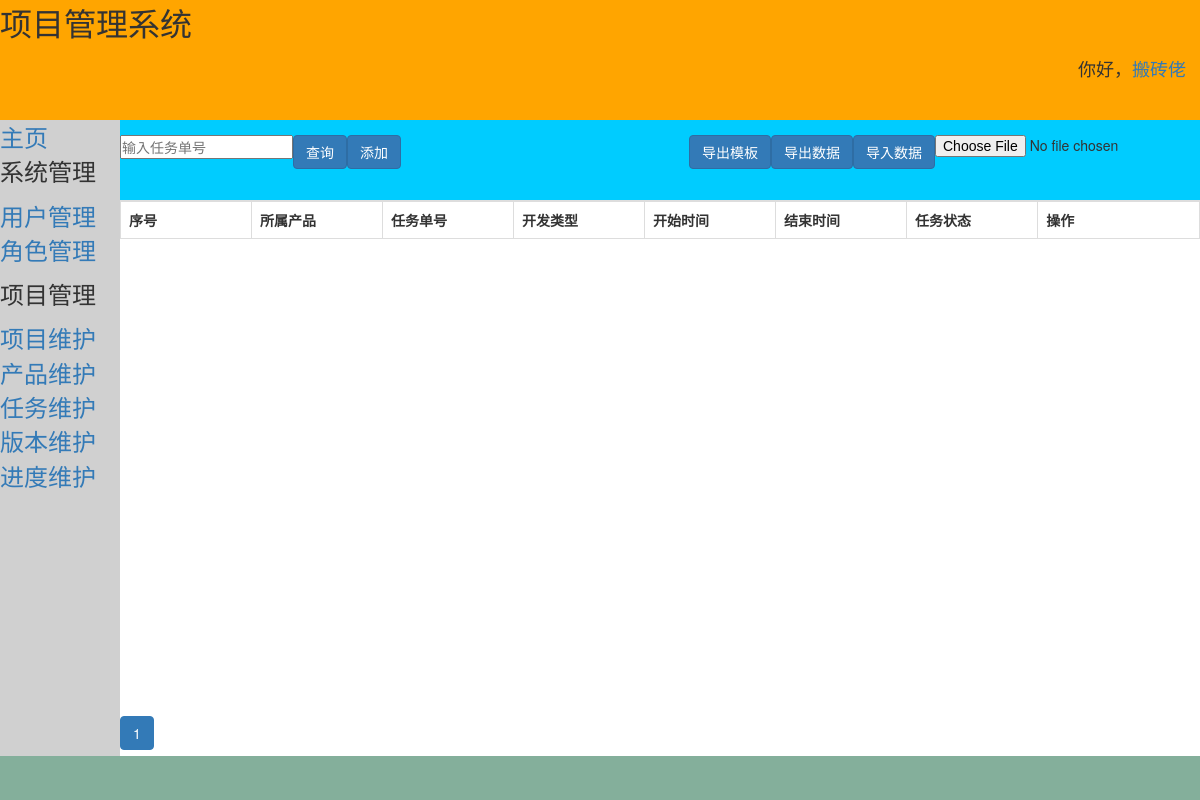
Before: /project/task/ (signed in) with the older database file.
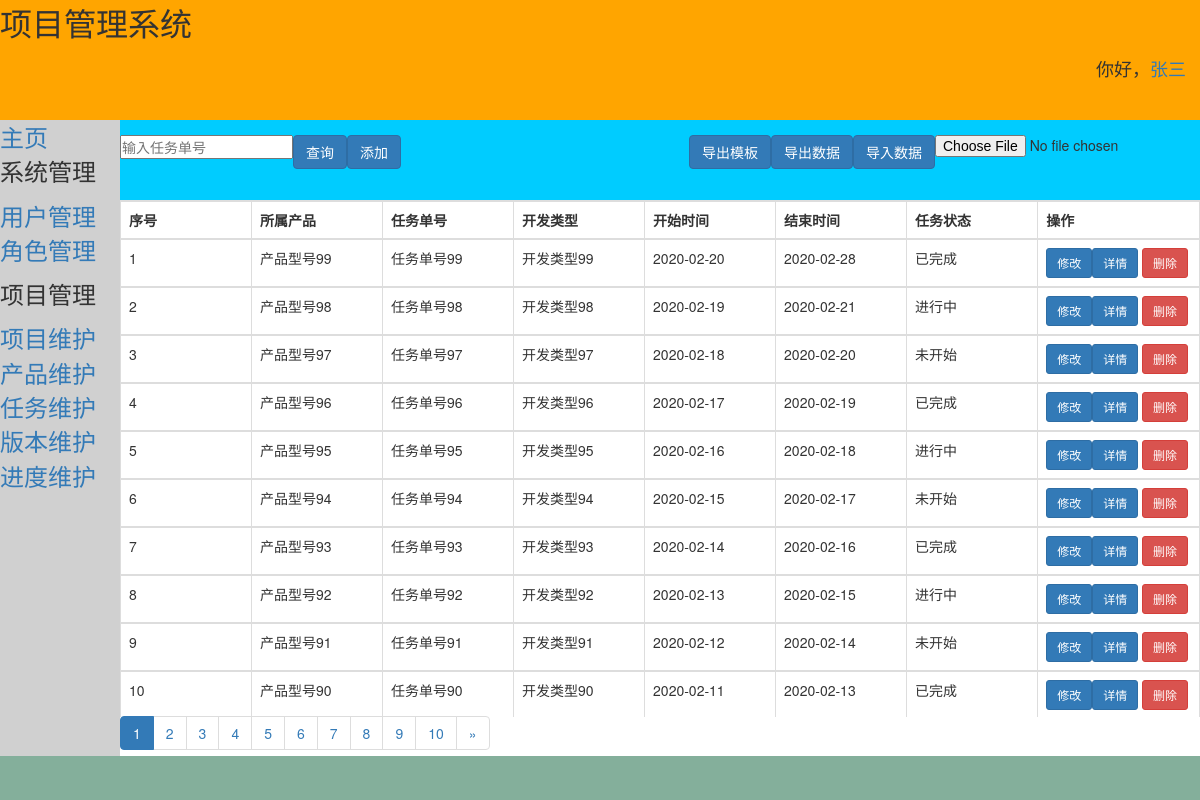
After: the same page with the newer database file.
### login/models.py (models this page shows)
class User(AbstractUser):
    area = models.CharField(max_length=20, verbose_name='地区')
    class Meta:
        verbose_name = '用户'
        verbose_name_plural = '用户'
        ordering = ['id']

### project/models.py (models this page shows)
class Task(models.Model):
    status_choice = (
        ('no', '未开始'),
        ('doing', '进行中'),
        ('done', '已完成'),
    )
    products = models.ForeignKey(
        Product,
        to_field='product_model',
        on_delete=models.CASCADE,
        related_name='to_task',
        verbose_name='所属产品',)
    task_num = models.CharField(max_length=20, unique=True, primary_key=True, verbose_name='任务单号')
    dev_type = models.CharField(max_length=20, verbose_name='开发类型')
    start_time = models.DateField(blank=True, null=True, verbose_name='开始时间')
    end_time = models.DateField(blank=True, null=True, verbose_name='结束时间')
    task_status = models.CharField(max_length=10, choices=status_choice, verbose_name='任务状态')
    create_time = models.DateTimeField(auto_now_add=timezone.now, verbose_name='创建时间')
    class Meta:
        ordering = ['-task_num']
        verbose_name = '任务'
        verbose_name_plural = '任务'

class Product(models.Model):
    projects = models.ForeignKey(
        Project,
        to_field='project_num',
        on_delete=models.CASCADE,
        related_name='to_product',
        verbose_name='所属项目', )
    product_model = models.CharField(max_length=30, unique=True, primary_key=True, verbose_name='产品型号')
    product_name = models.CharField(max_length=30, verbose_name='产品名称')
    product_type = models.CharField(max_length=20, verbose_name='产品类型')
    create_time = models.DateTimeField(auto_now_add=timezone.now, verbose_name='创建时间')
    class Meta:
        verbose_name = '产品'
        verbose_name_plural = '产品'
        ordering = ['-create_time']

### project/views.py (the view)
# urls.py: path('task/', views.task, name='task'),
@login_required
def task(request):
    del_id = request.GET.get('del_id', '')
    page = request.GET.get('page', 1)
    search_data = request.GET.get('search', '')
    detail = request.GET.get('detail', '')
    if del_id:     # 删除数据
        Task.objects.get(task_num=del_id).delete()
        red_path = '?page='+str(page)
        return HttpResponseRedirect(reverse('project:task')+red_path)
    if search_data:   # 模糊查询
        task_list = Task.objects.filter(task_num__contains=search_data)
    elif detail:
        task_list = Task.objects.filter(task_num=detail)
    else:
        task_list = Task.objects.all()    # 查询全部数据
    count_page =10    # 按每页count_page条数据分页
    paginator = Paginator(task_list, count_page)
    start = (int(page)-1)*count_page
    try:
        task_data = paginator.page(page)
    except PageNotAnInteger:
        task_data = paginator.page(1)
    except EmptyPage:
        task_data = paginator.page(paginator.num_pages)
    context = {
        'task_data': task_data,
        'start': start,
        'search_data': search_data,
        'username': request.user.first_name,
    }
    return render(request, 'project/task.html', context)

### project/templates/project/task.html (shortened to what this page needs)
{% extends 'login/base.html' %}
    {% block rightup %}
    <form action="{% url 'project:task_import' %}" method="post" enctype="multipart/form-data" role="form">
        <div class="form-group">
        <input type="file" name="task_file" required style="display:inline-block;float: right;">
        <button type="submit" class="btn btn-primary" style="display:inline-block;float: right;">导入数据</button>
        </div>
    </form>
    <form action="" method="get" role="form">
        <div class="form-group">
        <input type="text" name="search" required style="display:inline-block;float:left;" placeholder="输入任务单号">
        <button type="submit" class="btn btn-primary" style="display:inline-block;float:left;">查询</button>
        </div>
    </form>
    <a href="{% url 'project:task_download' 1 %}">
        <button class="btn btn-primary" type="button" style="display:inline-block;float: right;">导出数据</button>
    </a>
    <a href="{% url 'project:task_download' 2 %}">
        <button class="btn btn-primary" type="button" style="display:inline-block;float: right;">导出模板</button>
    </a>
    <button class="btn btn-primary" data-toggle="modal" data-target="#add" style="display:inline-block;float: left;">添加</button>
    {% endblock rightup %}
    {% block right %}
    <table class="table table-hover table-bordered">
         <TR>
             <th>序号</th>
            <th>所属产品</th>
            <th>任务单号</th>
            <th>开发类型</th>
            <th>开始时间</th>
            <th>结束时间</th>
            <th>任务状态</th>
            <th width="15%">操作</th>
        </TR>
        {% for task in task_data %}
            <TR>
                <td>{{forloop.counter|add:start}}</td>
                <td>{{task.products.product_model}}</td>
                <td>{{task.task_num}}</td>
                <td>{{task.dev_type}}</td>
                <td>{{task.start_time|date:"Y-m-d"}}</td>
                <td>{{task.end_time|date:"Y-m-d"}}</td>
                <td>{{task.task_status}}</td>
                <td width="15%">
                    <button class="btn btn-primary btn-sm">
                        <a href="/project/vision?detail={{task.task_num}}" style="color:white;">详情</a>
                    </button>
                    <button class="btn btn-danger btn-sm" data-toggle="modal" data-target="#my{{task.task_num}}">删除</button>
                    <button class="btn btn-primary btn-sm" data-toggle="modal" data-target="#{{task.task_num}}" style="display:inline-block;float: left;">修改</button>
                </td>
            </TR>
        {% endfor%}
    </table>
    {% endblock right %}
 {% block rightdown %}
    <nav aria-label="Page navigation">
        <ul class="pagination">
            {% for pg in task_data.paginator.page_range %}
                {% if task_data.number == pg %}
                    <li class="active">
                        <a href="?search={{search_data}}&page={{pg}}">{{pg}}</a>
                    </li>
                {% else %}
                    <li>
                        <a href="?search={{search_data}}&page={{pg}}">{{pg}}</a>
                    </li>
                {% endif %}
            {% endfor %}
            {% if task_data.has_next %}
                <li>
                    <a href="?page={{task_data.next_page_number}}&search={{search_data}}" aria-label="Next">
                        <span aria-hidden="true">&raquo;</span>
                    </a>
                </li>
            {% endif %}
        </ul>
    </nav>
{% endblock rightdown %}

### login/templates/login/base.html (shortened to what this page needs)
<!DOCTYPE html>
{% load static %}
<html lang="en">
<head>
    <link rel="stylesheet" href="{% static 'bootstrap-3.3.7-dist/css/bootstrap.min.css' %}">
</head>
<body>
        <div class="top">
            <p><font size="6">项目管理系统</font></p>
            <p align="right"><font size="4">你好，<a href="#">{{username}}</a></font>&emsp;</p>
        </div>
		<div class="left">
            <font size="5">
                <a href="{% url 'login:homepage' %}" >主页</a>
                <p>系统管理</p>
                <ul>
                    <li><a href="{% url 'system:user' %}">用户管理</a></li>
                    <li><a href="{% url 'system:role' %}">角色管理</a></li>
                </ul>
            <p>项目管理</p>
                <ul>
                    <li><a href="{% url 'project:project' %}">项目维护</a></li>
                    <li><a href="{% url 'project:product' %}">产品维护</a></li>
                    <li><a href="{% url 'project:task' %}">任务维护</a></li>
                    <li><a href="{% url 'project:vision' %}">版本维护</a></li>
                    <li><a href="{% url 'project:progress' %}">进度维护</a></li>
                </ul>
            </font>
        </div>
		<div class="rightup">
            <div class="inner">
                {% block rightup %}
                {% endblock rightup %}
            </div>
        </div>
		<div class="right">
            <div class="inner">
                {% block right %}
                {% endblock right %}
            </div>
        </div>
        <div class="rightdown">
            <div class="inner">
                {% block rightdown %}
                {% endblock rightdown %}
            </div>
        </div>
		<div class="bottom"></div>
</body>
</html>

### login/templates/login/base.html (style rules this page uses)
.top { height:15%; position:absolute; top:0%; left:0%; right:0%; background-color:orange; }
.left { position:absolute; top:15%; left:0%; bottom:5%; width:10%; background-color:#D0D0D0; }
.rightup { position:absolute; top:15%; left:10%; right:0%; height:10%; background-color:#00CCFF; }
.right { position:absolute; top:25%; left:10%; right:0%; height:64.5%; background-color:white; }
.rightdown { position:absolute; height:0%; left:10%; right:0%; bottom:13%; background-color:white; }
.bottom { position:absolute; left:0%; right:0%; bottom:0%; height:5.5%; background-color:#84AF9B; }
.inner { min-height:20px; }
* { margin: 0; padding: 0; }
table { border-spacing: 0; border-collapse: collapse; }
table thead, tbody tr { display: table; width: 100%; table-layout: fixed; }

Changed rows visible on the page:
changed User: first_name "搬砖佬" → "张三"
added Task: products.product_model "产品型号99", task_num "任务单号99", dev_type "开发类型99", start_time "2020-02-20", end_time "2020-02-28", task_status "已完成"
added Task: products.product_model "产品型号98", task_num "任务单号98", dev_type "开发类型98", start_time "2020-02-19", end_time "2020-02-21", task_status "进行中"
added Task: products.product_model "产品型号97", task_num "任务单号97", dev_type "开发类型97", start_time "2020-02-18", end_time "2020-02-20", task_status "未开始"
added Task: products.product_model "产品型号96", task_num "任务单号96", dev_type "开发类型96", start_time "2020-02-17", end_time "2020-02-19", task_status "已完成"
added Task: products.product_model "产品型号95", task_num "任务单号95", dev_type "开发类型95", start_time "2020-02-16", end_time "2020-02-18", task_status "进行中"
added Task: products.product_model "产品型号94", task_num "任务单号94", dev_type "开发类型94", start_time "2020-02-15", end_time "2020-02-17", task_status "未开始"
added Task: products.product_model "产品型号93", task_num "任务单号93", dev_type "开发类型93", start_time "2020-02-14", end_time "2020-02-16", task_status "已完成"
added Task: products.product_model "产品型号92", task_num "任务单号92", dev_type "开发类型92", start_time "2020-02-13", end_time "2020-02-15", task_status "进行中"
added Task: products.product_model "产品型号91", task_num "任务单号91", dev_type "开发类型91", start_time "2020-02-12", end_time "2020-02-14", task_status "未开始"
added Task: products.product_model "产品型号90", task_num "任务单号90", dev_type "开发类型90", start_time "2020-02-11", end_time "2020-02-13", task_status "已完成"
Other visible differences:
new list line: "2"
new list line: "3"
new list line: "4"
new list line: "5"
new list line: "6"
new list line: "7"
new list line: "8"
new list line: "9"
new list line: "10"
